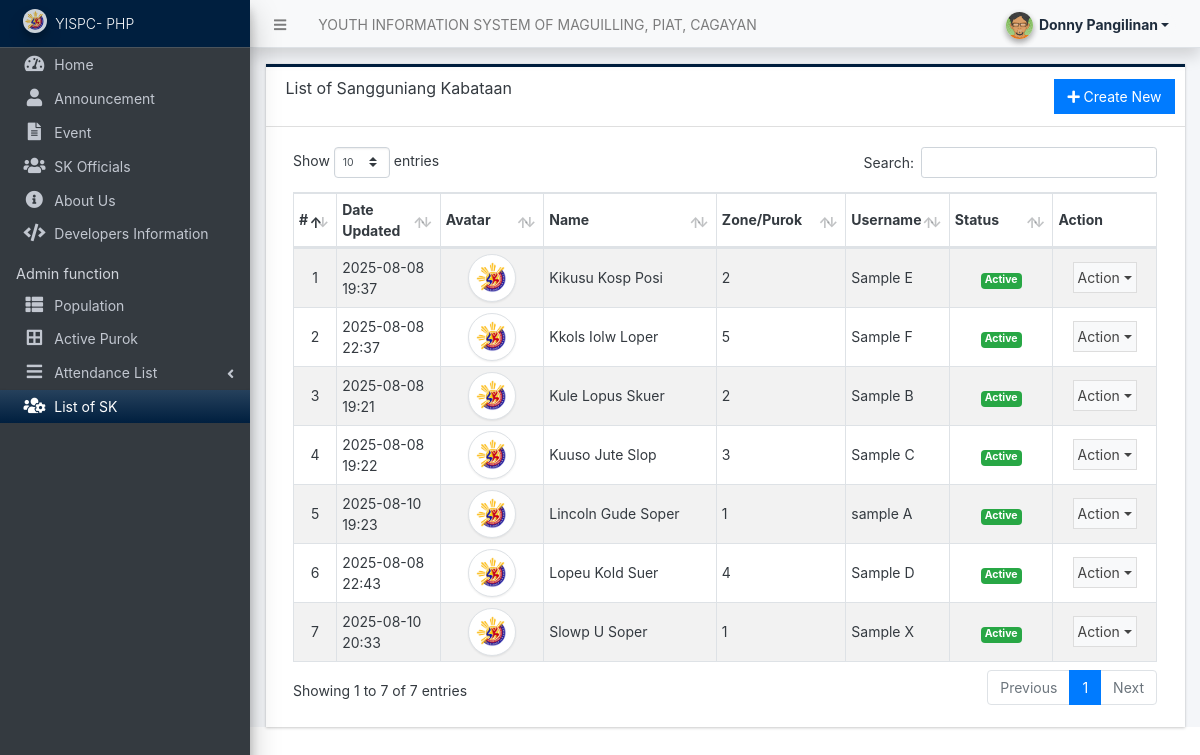
/admin/?page=user/list (signed in), run on an earlier commit of the app's database.
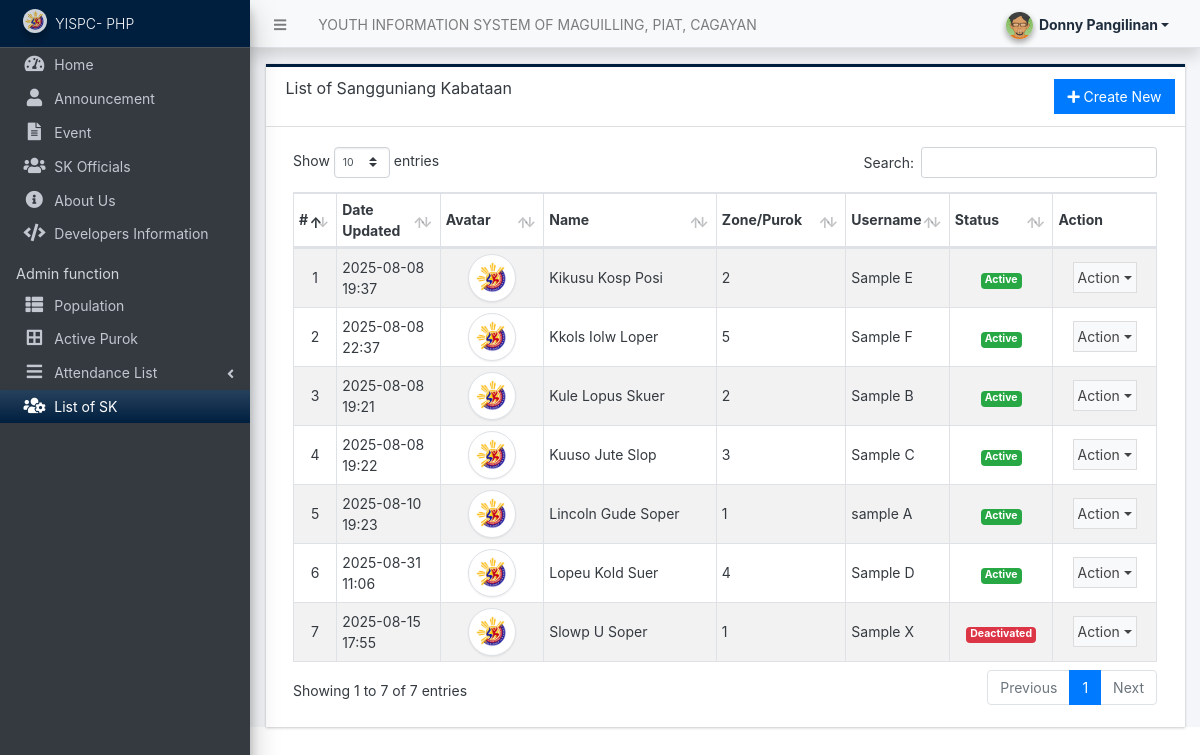
And on a later commit of the database.
### tables this page shows
CREATE TABLE `users` (
  `id` int(50) NOT NULL,
  `firstname` varchar(250) NOT NULL,
  `middlename` text DEFAULT NULL,
  `lastname` varchar(250) NOT NULL,
  `username` text NOT NULL,
  `password` text NOT NULL,
  `security_question` varchar(255) DEFAULT NULL,
  `security_answer` varchar(255) DEFAULT NULL,
  `avatar` text DEFAULT NULL,
  `qr_code` text DEFAULT NULL,
  `last_login` datetime DEFAULT NULL,
  `type` tinyint(1) NOT NULL DEFAULT 0,
  `status` tinyint(1) NOT NULL DEFAULT 1,
  `date_added` datetime NOT NULL DEFAULT current_timestamp(),
  `date_updated` datetime DEFAULT current_timestamp() ON UPDATE current_timestamp(),
  `zone` int(1) NOT NULL,
  `birthdate` date DEFAULT NULL,
  `age` int(3) NOT NULL,
  `sex` enum('Male','Female') NOT NULL
);

### classes/DBConnection.php (called while the page is built, shortened)
<?php
class DBConnection{
    private $host = DB_SERVER;
    private $username = DB_USERNAME;
    private $password = DB_PASSWORD;
    private $database = DB_NAME;
    public $conn;
    public function __construct(){
        if (!isset($this->conn)) {
            $this->conn = new mysqli($this->host, $this->username, $this->password, $this->database);
        }
    }
}
?>

### classes/SystemSettings.php (called while the page is built, shortened)
<?php
class SystemSettings extends DBConnection{
	function userdata($field = ''){
		if(!empty($field)){
			if(isset($_SESSION['userdata'][$field]))
				return $_SESSION['userdata'][$field];
			else
				return null;
		}else{
			return false;
		}
	}
	function info($field=''){
		if(!empty($field)){
			if(isset($_SESSION['system_info'][$field]))
				return $_SESSION['system_info'][$field];
			else
				return false;
		}else{
			return false;
		}
	}
}
$_settings = new SystemSettings();
?>

### config.php (called while the page is built, shortened)
<?php
require_once('classes/DBConnection.php');
require_once('classes/SystemSettings.php');
function validate_image($file){
    global $_settings;
	if(!empty($file)){
        $ex = explode("?",$file);
        $file = $ex[0];
        $ts = isset($ex[1]) ? "?".$ex[1] : '';
		if(is_file(base_app.$file)){
			return base_url.$file.$ts;
		}else{
			return base_url.($_settings->info('logo'));
		}
	}else{
		return base_url.($_settings->info('logo'));
	}
}
?>

### admin/user/list.php (the view, shortened to what this page needs)
<div class="card card-outline rounded-0 card-navy">
	<div class="card-header">
		<h3 class="card-title">List of Sangguniang Kabataan</h3>
		<div class="card-tools">
			<a href="./?page=user/manage_user" id="create_new" class="btn btn-flat btn-primary"><span class="fas fa-plus"></span>  Create New</a>
		</div>
	</div>
	<div class="card-body">
        <div class="container-fluid">
			<table class="table table-hover table-striped table-bordered" id="list">
				<colgroup>
					<col width="5%">
					<col width="12%">
					<col width="12%">
					<col width="20%">
					<col width="15%">
					<col width="12%">
					<col width="12%">
					<col width="12%">
				</colgroup>
				<thead>
					<tr>
						<th>#</th>
						<th>Date Updated</th>
						<th>Avatar</th>
						<th>Name</th>
						<th>Zone/Purok</th>
						<th>Username</th>
						<th>Status</th>
						<th>Action</th>
					</tr>
				</thead>
				<tbody>
					<?php
					$i = 1;
					$qry = $conn->query("SELECT *, concat(firstname,' ', coalesce(concat(middlename,' '), '') , lastname) as `name` from `users` where id != '{$_settings->userdata('id')}' order by concat(firstname,' ', lastname) asc ");
					while($row = $qry->fetch_assoc()):
					?>
						<tr>
							<td class="text-center"><?php echo $i++; ?></td>
							<td><?php echo date("Y-m-d H:i",strtotime($row['date_updated'])) ?></td>
							<td class="text-center">
                                <img src="<?= validate_image($row['avatar']) ?>" alt="" class="img-thumbnail rounded-circle user-avatar">
                            </td>
							<td><?php echo $row['name'] ?></td>
							<td><?php echo isset($row['zone']) ? $row['zone'] : 'N/A'; ?></td>
							<td><?php echo $row['username'] ?></td>
							<td class="text-center">
                                <?php if(isset($row['status']) && $row['status'] == 1): ?>
                                    <span class="badge badge-success">Active</span>
                                <?php else: ?>
                                    <span class="badge badge-danger">Deactivated</span>
                                <?php endif; ?>
                            </td>
							<td align="center">
								 <button type="button" class="btn btn-flat p-1 btn-default btn-sm dropdown-toggle dropdown-icon" data-toggle="dropdown">
				                  		Action
				                  </button>
							</td>
						</tr>
					<?php endwhile; ?>
				</tbody>
			</table>
		</div>
	</div>
</div>

What changed in the data, as far as the page shows it:
changed users "Sample D": date_updated "2025-08-08 22:43" → "2025-08-31 11:06"
changed users "Sample X": date_updated "2025-08-10 20:33" → "2025-08-15 17:55"; status "Active" → "Deactivated"
